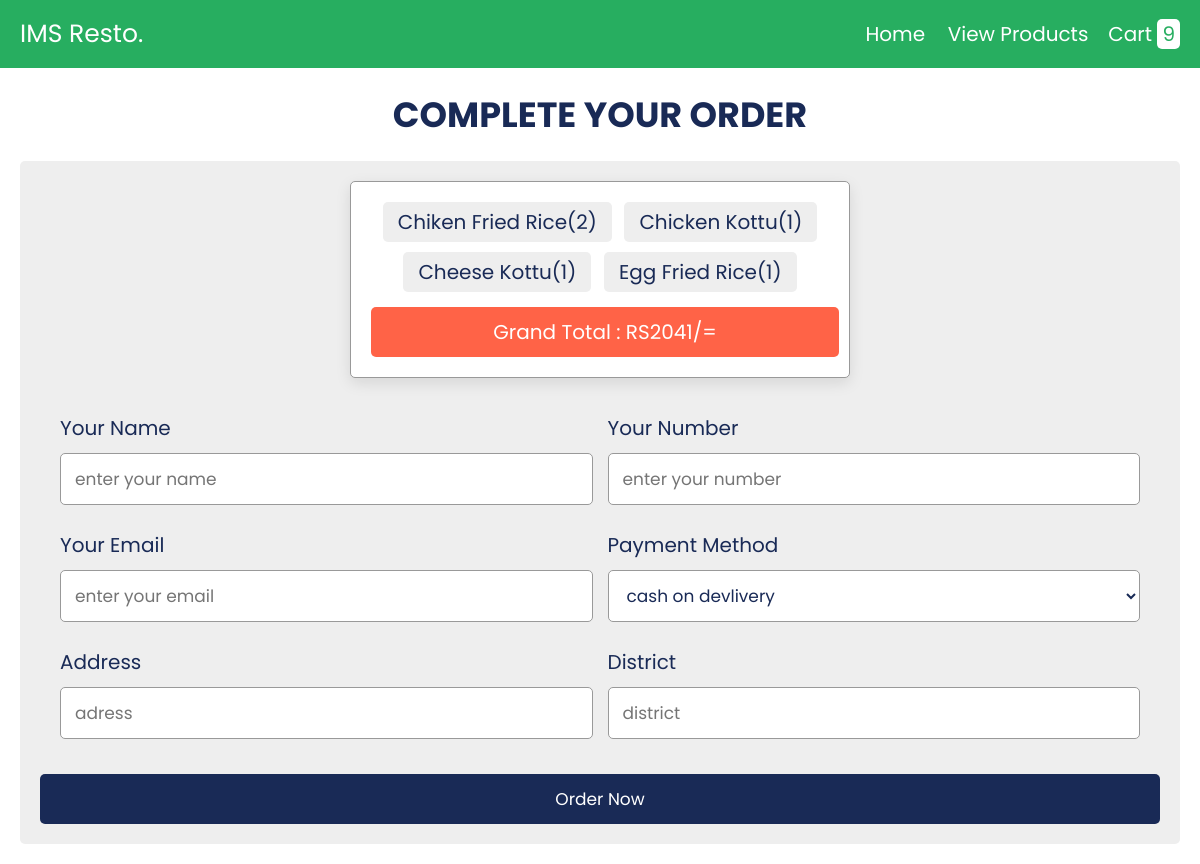
Screenshot of /resturent/checkout.php with the database file from the repository.
### tables this page shows
CREATE TABLE `cart` (
  `id` int(11) NOT NULL,
  `name` varchar(255) NOT NULL,
  `price` decimal(10,2) NOT NULL,
  `quantity` int(11) NOT NULL,
  `image` varchar(255) DEFAULT NULL,
  `created_at` timestamp NOT NULL DEFAULT current_timestamp()
);

### resturent/checkout.php (the view, shortened to what this page needs)
<?php
@include 'config.php';
?>
<!DOCTYPE html>
<html lang="en">
<head>
   <link rel="stylesheet" href="https://cdnjs.cloudflare.com/ajax/libs/font-awesome/6.0.0/css/all.min.css">
   <link rel="stylesheet" href="css/style.css">
</head>
<body>
<?php include 'header.php'; ?>
<div class="container">
<section class="checkout-form">
   <h1 class="heading">complete your order</h1>
   <form action="" method="post">
   <div class="display-order">
      <?php
         $select_cart = mysqli_query($conn, "SELECT * FROM `cart`");
         $total = 0;
         $grand_total = 0;
         if(mysqli_num_rows($select_cart) > 0){
            while($fetch_cart = mysqli_fetch_assoc($select_cart)){
            $total_price = number_format($fetch_cart['price'] * $fetch_cart['quantity']);
            $grand_total = $total += $total_price;
      ?>
      <span><?= $fetch_cart['name']; ?>(<?= $fetch_cart['quantity']; ?>)</span>
      <?php
         }
      }else{
         echo "<div class='display-order'><span>your cart is empty!</span></div>";
      }
      ?>
      <span class="grand-total"> grand total : RS<?= $grand_total; ?>/= </span>
   </div>
      <div class="flex">
         <div class="inputBox">
            <span>your name</span>
            <input type="text" placeholder="enter your name" name="name" required>
         </div>
         <div class="inputBox">
            <span>your number</span>
            <input type="number" placeholder="enter your number" name="number" required>
         </div>
         <div class="inputBox">
            <span>your email</span>
            <input type="email" placeholder="enter your email" name="email" required>
         </div>
         <div class="inputBox">
            <span>payment method</span>
            <select name="method">
               <option value="cash on delivery" selected>cash on devlivery</option>
            </select>
         </div>
         <div class="inputBox">
            <span>address</span>
            <input type="text" placeholder="adress" name="address" required>
         </div>
         <div class="inputBox">
            <span>district</span>
            <input type="text" placeholder="district" name="district" required>
         </div>
      </div>
      <input type="submit" value="order now" name="order_btn" class="btn">
   </form>
</section>
</div>
</body>
</html>

### resturent/css/style.css (style rules this page uses)
:root { --blue:#2980b9; --red:tomato; --orange:orange; --black:#192a56; --white:#fff; --bg-color:#eee; --dark-bg:rgba(0,0,0,.7); --box-shadow:0 .5rem 1.5rem rgba(0,0,0,.1); --border:.1rem solid #999; --green:#27ae60; --light-color:#666; }
* { font-family: 'Poppins', sans-serif; margin:0; padding:0; box-sizing: border-box; outline: none; border:none; text-decoration: none; text-transform: capitalize; }
html { font-size: 62.5%; overflow-x: hidden; }
.container { max-width: 1200px; margin:0 auto; }
section { padding:2rem; }
.heading { text-align: center; font-size: 3.5rem; text-transform: uppercase; color:var(--black); margin-bottom: 2rem; }
.btn, .option-btn, .delete-btn { display: block; width: 100%; text-align: center; background-color: var(--black); color:var(--white); font-size: 1.7rem; padding:1.2rem 3rem; border-radius: .5rem; cursor: pointer; margin-top: 1rem; }
.flex { display: flex; align-items: center; padding:1.5rem 2rem; max-width: 1200px; margin:0 auto; }
.checkout-form form { padding:2rem; border-radius: .5rem; background-color: var(--bg-color); }
.checkout-form form .flex { display: flex; flex-wrap: wrap; gap:1.5rem; }
.checkout-form form .flex .inputBox { flex:1 1 40rem; }
.checkout-form form .flex .inputBox span { font-size: 2rem; color:var(--black); }
.checkout-form form .flex .inputBox input, .checkout-form form .flex .inputBox select { width: 100%; background-color: var(--white); font-size: 1.7rem; color:var(--black); border-radius: .5rem; margin:1rem 0; padding:1.2rem 1.4rem; text-transform: none; border:var(--border); }
.display-order { max-width: 50rem; background-color: var(--white); border-radius: .5rem; text-align: center; padding:1.5rem; margin:0 auto; margin-bottom: 2rem; box-shadow: var(--box-shadow); border:var(--border); }
.display-order span { display: inline-block; border-radius: .5rem; background-color: var(--bg-color); padding:.5rem 1.5rem; font-size: 2rem; color:var(--black); margin:.5rem; }
.display-order span.grand-total { width: 100%; background-color: var(--red); color:var(--white); padding:1rem; margin-top: 1rem; }

### rows the page displays
cart: name "Chiken Fried Rice", quantity "2"
cart: name "Chicken Kottu", quantity "1"
cart: name "Cheese Kottu", quantity "1"
cart: name "Egg Fried Rice", quantity "1"

### other values shown
$row_count "9"
$grand_total "2041"
